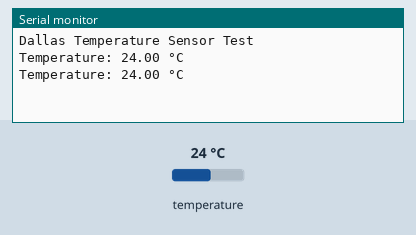
A sketch run on a simulated ESP8266 (NodeMCU). Shown: the last lines printed to the serial monitor. Inputs (shaded band) come from the test bench; at power-on: temperature 24 °C.

Above: at 3.3 s.
3.4 s: temperature set to 12 °C
At 5.2 s:
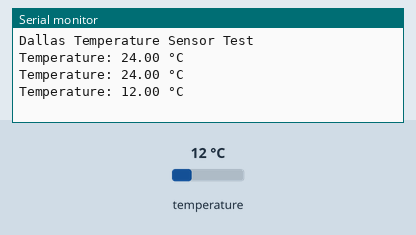
5.9 s: temperature set to 19 °C
At 6.5 s:
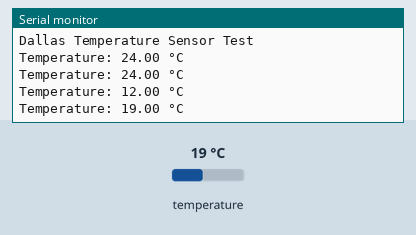
Timing chart, 0 to 8.9 s (numbered marks = the images above; inputs shaded):
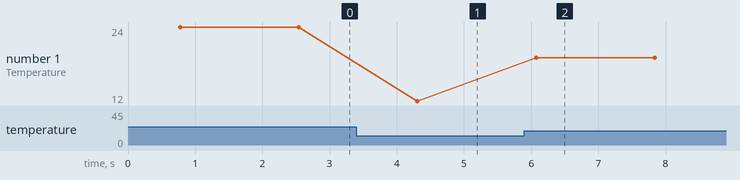

Measured:
- after the input at 3.4 s, the serial monitor: prints a new line after 0.91 s (image 1)
- after the input at 5.9 s, the serial monitor: prints a new line after 0.17 s (image 2)
- plotted number 1: 24 → 12 after the input at 3.4 s, 12 → 19 after the input at 5.9 s

The sketch:

Temperature_DS18b20_testing_code.ino
```cpp
#include <OneWire.h>
#include <DallasTemperature.h>

// Data wire is connected to GPIO 4 (D2 on NodeMCU)
#define ONE_WIRE_BUS D2

// Setup a oneWire instance to communicate with any OneWire devices (not just Maxim/Dallas temperature ICs)
OneWire oneWire(ONE_WIRE_BUS);

// Pass our oneWire reference to Dallas Temperature sensor
DallasTemperature sensors(&oneWire);

void setup(void) {
  // Start serial communication for debugging
  Serial.begin(115200);
  Serial.println("Dallas Temperature Sensor Test");

  // Start the DS18B20 sensor
  sensors.begin();
}

void loop(void) {
  // Request temperature readings
  sensors.requestTemperatures();

  // Fetch and print the temperature in Celsius
  float temperatureC = sensors.getTempCByIndex(0);
  Serial.print("Temperature: ");
  Serial.print(temperatureC);
  Serial.println(" °C");

  // Wait for a second before taking another reading
  delay(1000);
}
```
